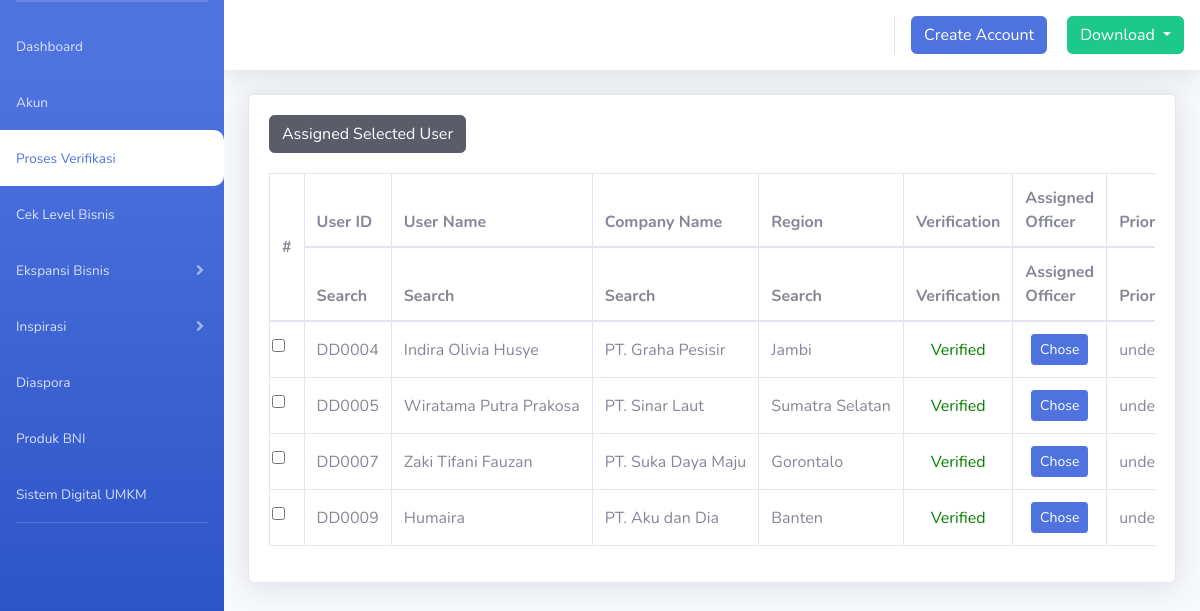
Screenshot of /index.php/proses_verifikasi with the database file from the repository.
### tables this page shows
CREATE TABLE `data_usaha` (
  `id_usaha` int(10) NOT NULL,
  `nama_usaha` varchar(50) NOT NULL,
  `domisili_perusahaan` varchar(50) NOT NULL,
  `no_telp` int(15) NOT NULL,
  `email_perusahaan` varchar(70) NOT NULL,
  `website` text NOT NULL,
  `bidang_usaha` varchar(50) NOT NULL,
  `komoditi_usaha` varchar(50) NOT NULL,
  `skala` varchar(50) NOT NULL,
  `satuan` varchar(50) NOT NULL,
  `nib` varchar(50) NOT NULL,
  `npwp_perusahaan` varchar(50) NOT NULL,
  `no_siup` varchar(50) NOT NULL,
  `no_peb` varchar(50) NOT NULL,
  `no_akta` varchar(50) NOT NULL,
  `verified` tinyint(4) NOT NULL,
  `qyc_nib` tinyint(4) NOT NULL,
  `qyc_npwp` tinyint(4) NOT NULL,
  `qyc_siup` tinyint(4) NOT NULL,
  `qyc_peb` tinyint(4) NOT NULL,
  `qyc_akta` tinyint(4) NOT NULL,
  `qyc_domisili` tinyint(4) NOT NULL,
  `foto_nib` varchar(500) DEFAULT NULL,
  `foto_npwp` varchar(500) DEFAULT NULL,
  `foto_siup` varchar(500) DEFAULT NULL,
  `foto_peb` varchar(500) DEFAULT NULL,
  `foto_akta` varchar(500) DEFAULT NULL,
  `foto_domisili` varchar(500) DEFAULT NULL,
  `kd_data_diri` varchar(20) DEFAULT NULL,
  `social_media` varchar(30) NOT NULL,
  `provinsi` varchar(30) NOT NULL,
  `kota` varchar(30) NOT NULL,
  `kecamatan` varchar(30) NOT NULL,
  `cabang_bni` varchar(50) NOT NULL,
  `wilayah_bni` varchar(50) NOT NULL,
  `pic_bni` varchar(30) NOT NULL,
  `telp_pic` int(15) NOT NULL,
  `email_pic` varchar(50) NOT NULL
);

CREATE TABLE `data_diri` (
  `id_data_diri` int(10) NOT NULL,
  `kd_data_diri` varchar(20) NOT NULL,
  `nik` varchar(30) NOT NULL,
  `nama_pemilik` varchar(100) NOT NULL,
  `npwp` varchar(30) NOT NULL,
  `no_telp` varchar(15) NOT NULL,
  `email` varchar(70) NOT NULL,
  `domisili` varchar(100) NOT NULL,
  `foto` varchar(100) DEFAULT NULL,
  `user_type` varchar(30) NOT NULL,
  `verifikasi` varchar(15) NOT NULL,
  `date_create` date NOT NULL,
  `priority` varchar(50) NOT NULL,
  `verifikasi_date` date NOT NULL,
  `assigned_officer` varchar(50) NOT NULL
);

### application/models/Proses_verifikasi_model.php (called while the page is built, shortened)
<?php
class proses_verifikasi_model extends CI_ModeL
{
    public function all_data()
    {
        $this->db->select('data_diri.kd_data_diri, data_diri.nama_pemilik, data_usaha.nama_usaha, data_usaha.domisili_perusahaan, data_diri.verifikasi,');
        $this->db->from('data_usaha');
        $this->db->join('data_diri', 'data_diri.kd_data_diri=data_usaha.kd_data_diri');
        $this->db->order_by('data_diri.kd_data_diri', 'ASC');
        $this->db->where('verifikasi', 'Verification');
        $query = $this->db->get();
        return $query->result();
    }
}

### application/controllers/Proses_verifikasi.php (called while the page is built, shortened)
<?php
class proses_verifikasi extends CI_Controller
{
    function index ()
    {
        $data = array(
            'title' => 'Form Proses Verifikasi',
            'header' => 'template/header',
            'menu' => 'template/menu',
            'content' => 'template/content',
            'footer' => 'template/footer',
            'app' => 'proses_verifikasi',
            'proses_verifikasi' => $this->proses_verifikasi->all_data(),
            );
    }
}

### index.php (called while the page is built, shortened)
<?php
require_once BASEPATH.'core/CodeIgniter.php';

### application/views/proses_verifikasi.php (the view, shortened to what this page needs)
<div class="card shadow mb-4">
    <div class="card-body">
        <button type="button" class="btn btn-dark" style="margin-bottom: 20px;">Assigned Selected User</button>
        <div class="table-responsive">
            <table class="table table-bordered" id="Datatable" width="100%" cellspacing="0">
                <thead>
                    <tr>
                        <th rowspan="2" class="align-middle">#</th>
                        <th>User ID</th>
                        <th>User Name</th>
                        <th>Company Name</th>
                        <th>Region</th>
                        <th>Verification</th>
                        <th>Assigned Officer</th>
                        <th>Priority</th>
                    </tr>
                    <tr>
                        <th class="searchHeader">Search</th>
                        <th class="searchHeader">Search</th>
                        <th class="searchHeader">Search</th>
                        <th class="searchHeader">Search</th>
                        <th class="searchHeaderr">Verification</th>
                        <th class="searchHeader">Assigned Officer</th>
                        <th class="searchHeader">Priority</th>
                    </tr>
                </thead>
                <tbody>
                    <?php foreach ($proses_verifikasi as $rs) : ?>
                        <tr onclick="sData(this)">
                            <td style="text-align:right; white-space:nowrap;"><input class="form-check-input" type="checkbox" onclick="csData(this)" value="option1"></td>
                            <td style="vertical-align: middle; white-space:nowrap;" onclick="sData(this)"><?= $rs->kd_data_diri; ?></td>
                            <td style="vertical-align: middle; white-space:nowrap;" onclick="sData(this)"><?= $rs->nama_pemilik; ?></td>
                            <td style="vertical-align: middle; white-space:nowrap;" onclick="sData(this)"><?= $rs->nama_usaha; ?></td>
                            <td style="vertical-align: middle; white-space:nowrap;" onclick="sData(this)"><?= $rs->domisili_perusahaan; ?></td>
                            <td style="vertical-align: middle; white-space:nowrap;" onclick="sData(this)">
                            <?php
                            if ($rs->verifikasi == "0") { ?>
                                    <a href="<?= site_url('detail_akun'); ?>/index/<?= $rs->kd_data_diri ?>" class="btn btn-warning btn-sm" style="width: 100%;">Need to Verification </a>
                                <?php }
                                else { ?> <div style="color:green; text-align:center;"> Verified</div> <?php } ?>
                            </td>
                            <td style="vertical-align: middle; text-align:center; white-space:nowrap;" onclick="sData(this)">
                                <a href="<?= site_url('detail_akun'); ?>/index/<?= $rs->kd_data_diri ?>" class="btn btn-primary btn-sm">Chose</a>
                            </td>
                            <td style="vertical-align: middle; text-align:center; white-space:nowrap;" onclick="sData(this)"><?= isset($rs->priority) ? $rs->priority : 'undefined'; ?></td>
                        </tr>
                    <?php endforeach ?>
                </tbody>
            </table>
        </div>
    </div>
</div>

### rows the page displays
data_usaha: kd_data_diri.kd_data_diri "DD0004", kd_data_diri.nama_pemilik "Indira Olivia Husye", nama_usaha "PT. Graha Pesisir", domisili_perusahaan "Jambi"
data_usaha: kd_data_diri.kd_data_diri "DD0005", kd_data_diri.nama_pemilik "Wiratama Putra Prakosa", nama_usaha "PT. Sinar Laut", domisili_perusahaan "Sumatra Selatan"
data_usaha: kd_data_diri.kd_data_diri "DD0007", kd_data_diri.nama_pemilik "Zaki Tifani Fauzan", nama_usaha "PT. Suka Daya Maju", domisili_perusahaan "Gorontalo"
data_usaha: kd_data_diri.kd_data_diri "DD0009", kd_data_diri.nama_pemilik "Humaira", nama_usaha "PT. Aku dan Dia", domisili_perusahaan "Banten"
